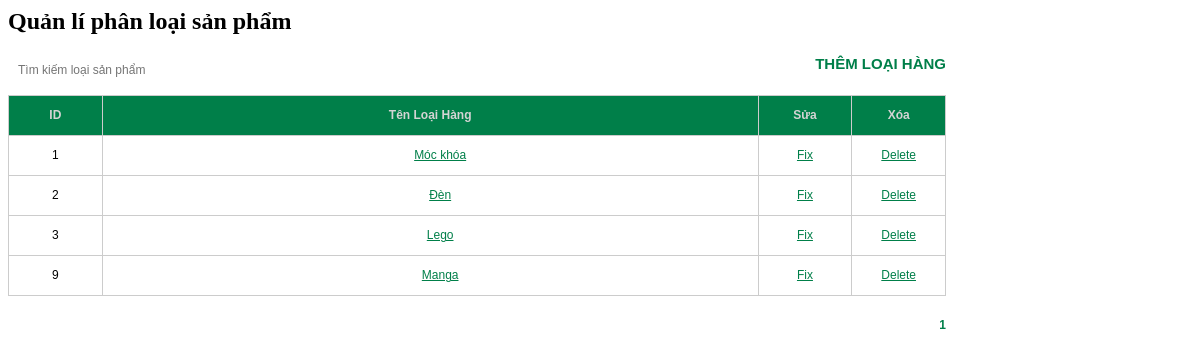
The app's page /admin/productLine/productLine.php with its own data.
### tables this page shows
CREATE TABLE `productline` (
  `productLineId` int NOT NULL AUTO_INCREMENT,
  `productLineName` varchar(255) NOT NULL,
  PRIMARY KEY (`productLineId`)
);

### admin/productLine/productLine.php (the view, shortened to what this page needs)
<?php
    $dbHost = 'localhost';
	$dbUsername = 'TFT';
	$dbPassword = 'Fongngu123';
	$dbName = 'web_csdl';
	$conn = mysqli_connect($dbHost,
						$dbUsername,
						$dbPassword,
						$dbName);
    if(isset($_GET['page'])){
        $page = $_GET['page'];
    }else{
        $page = 1;
    }
    $rowsPerPage = 10;
    $perRow = $page * $rowsPerPage - $rowsPerPage;
    $sql = "SELECT * FROM productLine LIMIT $perRow, $rowsPerPage";
    $result1 = $conn->query($sql);
?>
<link rel="stylesheet" type="text/css" href="css/productLine.css" />
<h2>Quản lí phân loại sản phẩm</h2>
<div id="main">
    <div id="search-bar">
            <form method="get" name="sform" action="mainAdmin.php">
                <input type="text" name="stext" placeholder="Tìm kiếm loại sản phẩm">
            </form>
    </div>
	<p id="add-prdline">
        <a href="/admin/mainAdmin.php?page_layout=addProductLine">
            <span>Thêm loại hàng</span>
        </a>
    </p>
	<table id="prdline" cellpadding="0" cellspacing="0" width="100%">
    	<tr id="prdline-bar">
        	<td width="10%">ID</td>
            <td width="70%">Tên loại hàng</td>
            <td width="10%">Sửa</td>
            <td width="10%">Xóa</td>
        </tr>
        <?php
            if($result1->num_rows > 0){
                while($row = $result1->fetch_assoc()){
        ?>
        <tr>
                <td>
                    <span><?php echo $row['productLineId'];?></span>
                </td>
                <td id="name">
                    <a href="/admin/mainAdmin.php?page_layout=fixProductLine&productLineId=<?php echo $row['productLineId'];?>">
                        <?php echo $row['productLineName'];?>
                    </a>
                </td>
                <td>
                    <a href="/admin/mainAdmin.php?page_layout=fixProductLine&productLineId=<?php echo $row['productLineId'];?>">
                        <span>Fix</span>
                    </a>
                </td>
                <td>
                    <a href="productLine/deleteProductLine.php?productLineId=<?php echo $row['productLineId'];?>">
                        <span>Delete</span>
                    </a>
                </td>
        </tr>
        <?php
                }
            }
        ?>
    </table>
    <?php
        $query = "SELECT * FROM productLine";
        $result2 = $conn->query($query);
        $totalRows = mysqli_num_rows($result2);
        $totalPage = ceil($totalRows/$rowsPerPage);
        $listPage = '';
        for($i=1; $i<=$totalPage; $i++){
                if($i==$page){
                    $listPage .= " <span>".$i."</span> ";
                }else{
                    $listPage .= ' <a href="'.$_SERVER['PHP_SELF'].'?page_layout=productLine&page='.$i.'">'.$i.'</a> ';
                }
        }
    ?>
    <p id="pagination"><?php echo $listPage;?></p>
</div>

### admin/css/productLine.css (style rules this page uses)
#main p#add-prdline { width: 938px; height: auto; text-align: right; font-family: Verdana, Geneva, sans-serif; font-size: 15px; font-weight: bold; text-transform: uppercase; margin-bottom: 20px; }
#main p#add-prdline a { text-decoration: none; color: #007f49; }
#search-bar { width: 300px; height: 40; float: left; }
#search-bar input { float: left; border: none; }
#search-bar input[type="text"] { width: 200px; height: 30px; line-height: 30px; font-family: Verdana, Geneva, sans-serif; font-size: 12px; color: #666; padding-left: 10px; }
#main table#prdline { width: 938px; border-top: 1px solid #CCC; border-right: 1px solid #CCC; }
#main table#prdline tr td { border-left: 1px solid #CCC; border-bottom: 1px solid #CCC; text-align: center; font-family: Verdana, Geneva, sans-serif; font-size: 12px; height: 40px; }
#prdline-bar { width: 100%; height: 30px; line-height: 30px; background: #007f49; }
#prdline-bar td { font-family: Verdana, Geneva, sans-serif; font-size: 12px; font-weight: bold; color: #d4d4d4; text-transform: capitalize; text-align: center; }
#main table#prdline tr td span { display: block; text-align: center; }
#main table#prdline tr td#name { padding-left: 20px; }
#main table#prdline tr a:link { color: #007f49; }
p#pagination { width: 938px; height: auto; text-align: right; font-family: Verdana, Geneva, sans-serif; font-size: 12px; word-spacing: 5px; padding-top: 10px; }
p#pagination span { font-weight: bold; color: #007f49;; }

### records on screen
productline: productLineId "1", productLineName "Móc khóa"
productline: productLineId "2", productLineName "Đèn"
productline: productLineId "3", productLineName "Lego"
productline: productLineId "9", productLineName "Manga"
